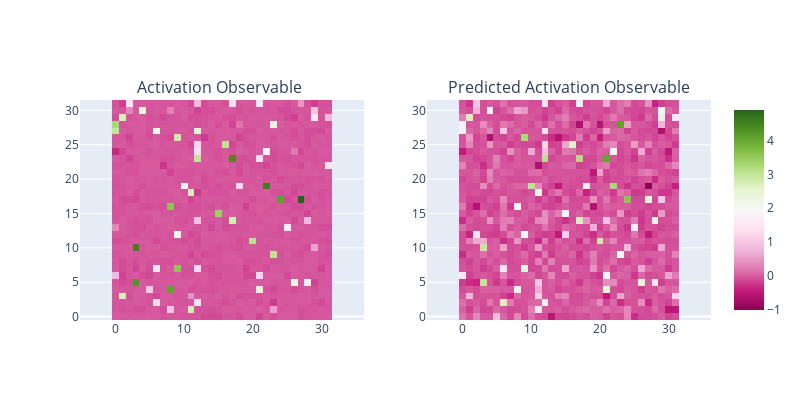

The notebook cell this image was saved under:
### Code cell
fig = make_subplots(
    rows=1, cols=2, subplot_titles=["Activation Observable ", "Predicted Activation Observable"]
)

for i, img in enumerate([y_obs[sample_idx], pred_obs[sample_idx]], 1):
    fig.add_trace(
        px.imshow(img.reshape(32, 32)).data[0],
        row=1,
        col=i,
    )

fig.update_layout(height=400, width=800, xaxis_scaleanchor="y", xaxis2_scaleanchor="y2")
fig.show()
print(
    f"Linear Prediction Error: {F.mse_loss(y_obs[sample_idx], pred_obs[sample_idx], reduction='mean')}"
)

### Figure 1 — Plotly figure (JSON) as saved in the notebook; plotly's stock layout.template omitted (floating-point values rounded to 4 significant figures; data arrays with more than 128 entries replaced by an {"elided": "..."} marker saying what was removed)
{"data": [{"coloraxis": "coloraxis", "hovertemplate": "x: %{x}<br>y: %{y}<br>color: %{z}<extra></extra>", "name": "0", "type": "heatmap", "xaxis": "x", "yaxis": "y", "z": {"elided": "32x32 float values"}}, {"coloraxis": "coloraxis", "hovertemplate": "x: %{x}<br>y: %{y}<br>color: %{z}<extra></extra>", "name": "0", "type": "heatmap", "xaxis": "x2", "yaxis": "y2", "z": {"elided": "32x32 float values"}}], "layout": {"annotations": [{"font": {"size": 16}, "showarrow": false, "text": "Activation Observable ", "x": 0.225, "xanchor": "center", "xref": "paper", "y": 1, "yanchor": "bottom", "yref": "paper"}, {"font": {"size": 16}, "showarrow": false, "text": "Predicted Activation Observable", "x": 0.775, "xanchor": "center", "xref": "paper", "y": 1, "yanchor": "bottom", "yref": "paper"}], "height": 400, "width": 800, "xaxis": {"anchor": "y", "domain": [0, 0.45], "scaleanchor": "y"}, "xaxis2": {"anchor": "y2", "domain": [0.55, 1], "scaleanchor": "y2"}, "yaxis": {"anchor": "x", "domain": [0, 1]}, "yaxis2": {"anchor": "x2", "domain": [0, 1]}}}
